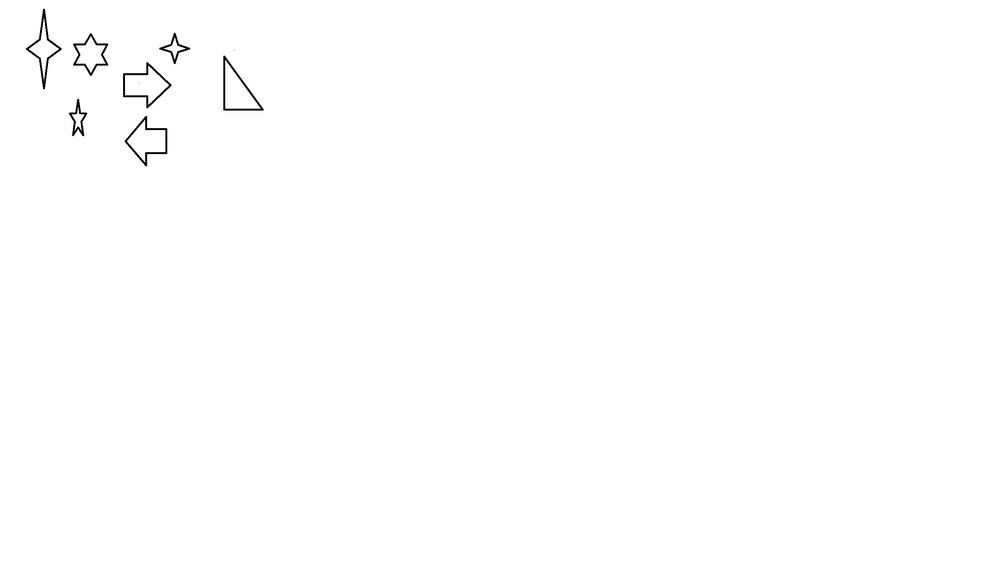
//> input picture opencv_cpp/23.jpg, 1000 x 582 px, shrunk from 2624 x 1526 before the run
$ ./最小外接圆   (built with g++ and OpenCV 4)
//> lines starting //> are read from the running program, lines starting //| are printed output that depends on the picture; after the words box and inside, x2 and y2 are one past the last pixel; in counts of white or black regions, pixels touching at a corner belong together
#include "opencv2/opencv.hpp"
#include<iostream>
using namespace std;
using namespace cv;

void main() {
	Mat srcImg = imread("E:\\Visual Studio 2010\\Projects\\opencv\\opencv\\23.jpg");
//> srcImg is the input picture: 582 rows x 1000 cols, CV_8UC3; min 0, max 255, mean 254.2
	imshow("src", srcImg);
	Mat dstImg = srcImg.clone();
	GaussianBlur(srcImg, srcImg, Size(3, 3), 0, 0);
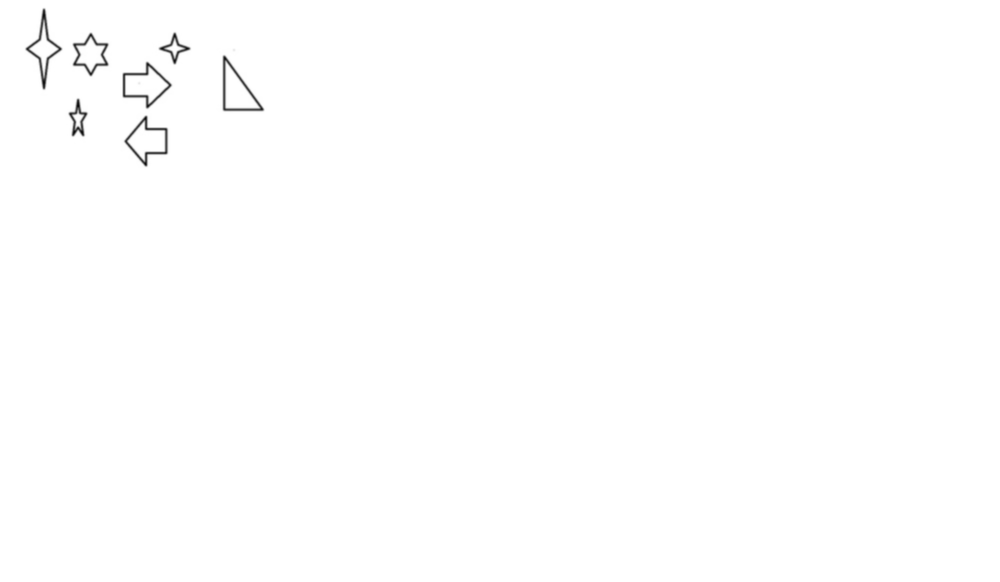
//> srcImg: 582 rows x 1000 cols, CV_8UC3; 1.41% of pixels changed, all inside (x1, y1, x2, y2) = (24, 7, 265, 169)
	cvtColor(srcImg, srcImg, CV_BGR2GRAY);
//> srcImg: 582 rows x 1000 cols, CV_8UC1
	Canny(srcImg, srcImg, 100, 200);
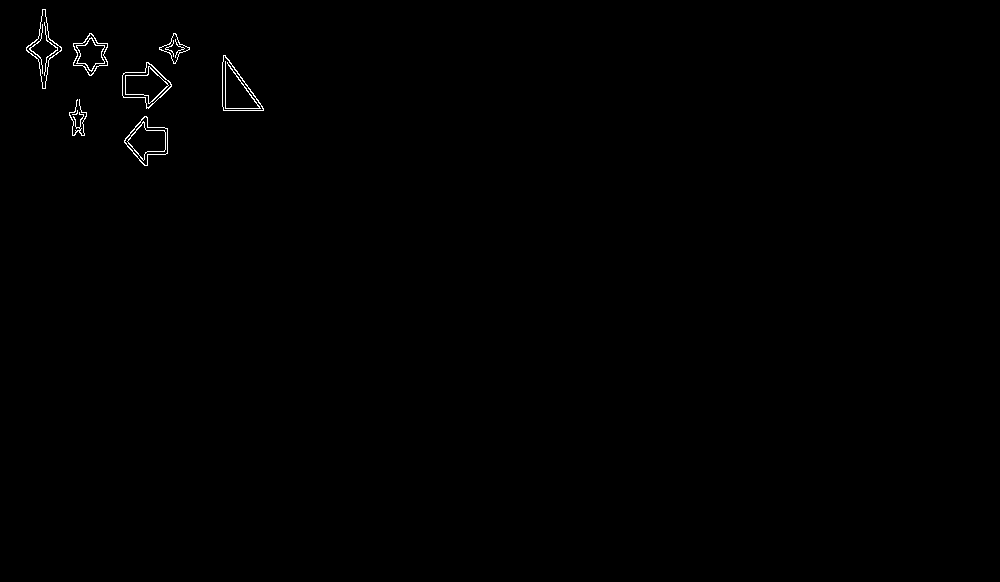
//> srcImg: 582 rows x 1000 cols, CV_8UC1; 0.33% white in thin lines or dots, all inside (x1, y1, x2, y2) = (26, 9, 264, 166)
	imshow("Canny", srcImg);

	//查找轮廓
	vector<vector<Point>> contours;
	vector<Vec4i> hierarcy;
	findContours(srcImg, contours, hierarcy, CV_RETR_TREE, CV_CHAIN_APPROX_NONE);
//> contours = 25 contours, 5 with area under 20; largest, box (x1, y1, x2, y2) and area: (122, 62, 172, 109) 1260, (222, 55, 264, 111) 1244, (122, 62, 172, 108) 1220, (222, 55, 264, 111) 1210, (124, 116, 168, 166) 1202
	cout << "num=" << contours.size() << endl;
//| num=25

	Point2f center;  //定义圆中心坐标
	float radius;  //定义圆半径
	for (int i = 0; i<contours.size(); i++)  //依次遍历每个轮廓
	{
		minEnclosingCircle(Mat(contours[i]), center, radius);
		drawContours(dstImg, contours, i, Scalar(0, 0, 255), 2, 8);
		circle(dstImg, center, radius, Scalar(0, 255, 0), 2, 8);  //绘制第i个轮廓的最小外接圆
	}
//> this loop made 25 passes
//> (center, radius) on passes 1 to 12: (Point(145.8, 140.5), 24.57), (Point(145.5, 140.5), 24.51), (Point(147, 140.5), 19.99), (Point(146.9, 140.5), 19.95), (Point(74.5, 112), 3.2), (Point(78, 117.5), 18.51), (Point(145.5, 85), 25.53), (Point(145.5, 85), 25.52), (Point(145.5, 84.5), 22.55), (Point(145.7, 84.5), 22.34), (Point(243, 82.5), 34), (Point(243, 82.5), 33.43)
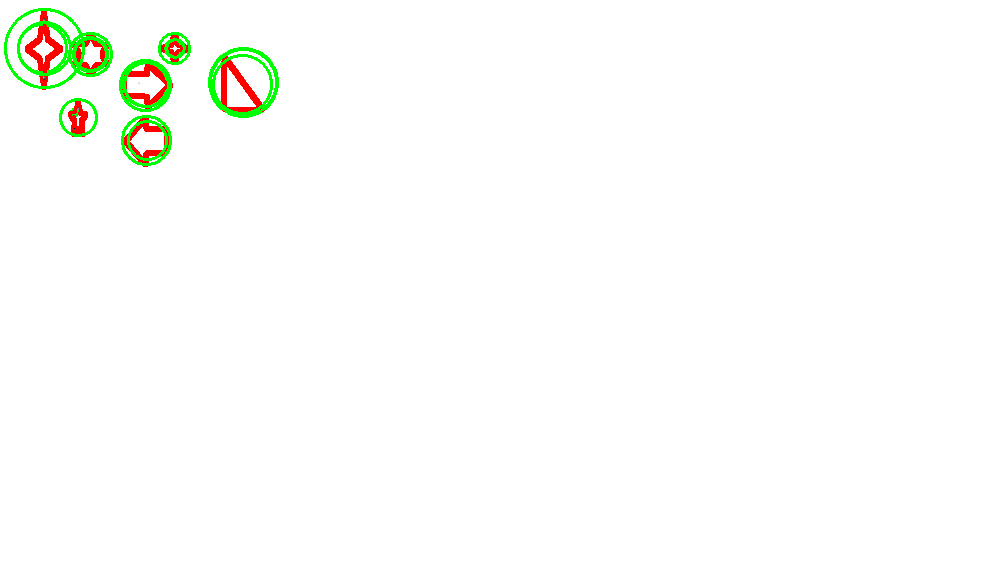
//> dstImg: 582 rows x 1000 cols, CV_8UC3; 1.68% of pixels changed, all inside (x1, y1, x2, y2) = (4, 8, 279, 167)
//> after the loop, radius = 26.5
	imshow("dst", dstImg);

	waitKey(0);
}

$ run again, with opencv_cpp/1.jpg copied over opencv_cpp/23.jpg
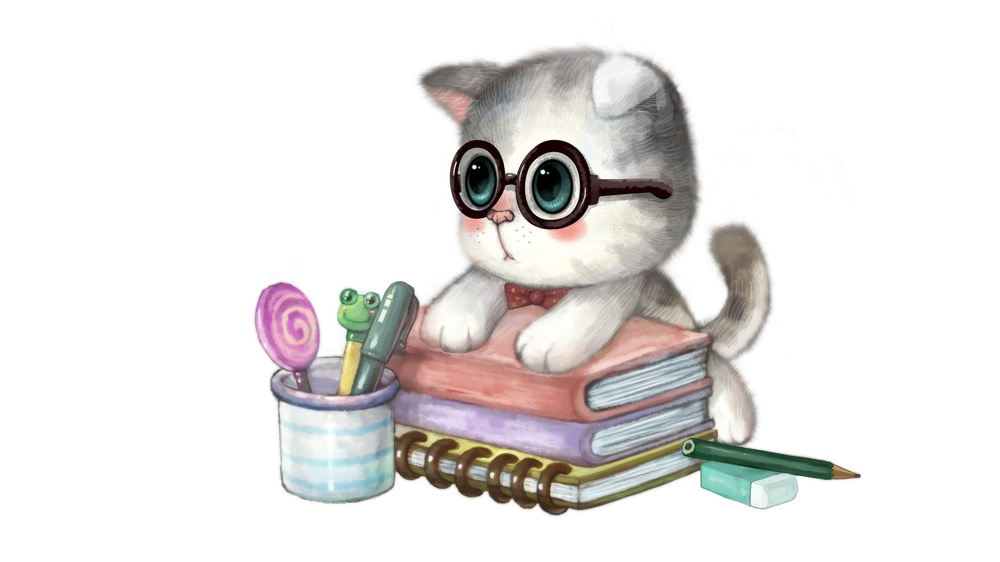
//> input picture opencv_cpp/1.jpg, 1000 x 562 px, shrunk from 1920 x 1080 before the run
//> srcImg is the input picture: 562 rows x 1000 cols, CV_8UC3; mean B, G, R 226.6, 227.8, 230.3
//> `Canny(srcImg, srcImg, 100, 200);`:
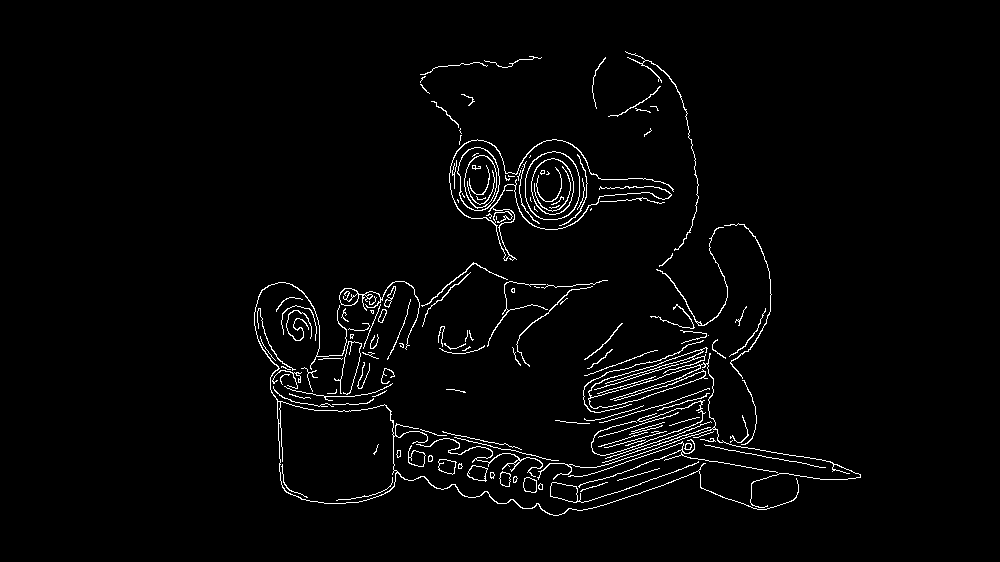
//> srcImg: 562 rows x 1000 cols, CV_8UC1; 2.5% white in thin lines or dots, all inside (x1, y1, x2, y2) = (254, 51, 861, 516)
//> contours = 193 contours, 135 with area under 20; largest, box (x1, y1, x2, y2) and area: (254, 282, 799, 516) 10511, (278, 401, 398, 504) 10238, (525, 151, 580, 220) 3034, (525, 151, 580, 220) 2989, (457, 147, 500, 211) 2082
//| num=193
//> the loop `for (int i = 0; i<contours.size(); i++)` made 193 passes
//> (center, radius) on passes 1 to 3: (Point(540.5, 486.2), 3.21), (Point(540.5, 486), 3.04), (Point(593.5, 486.5), 14.23)
//> after the loop `for (int i = 0; i<contours.size(); i++)`:
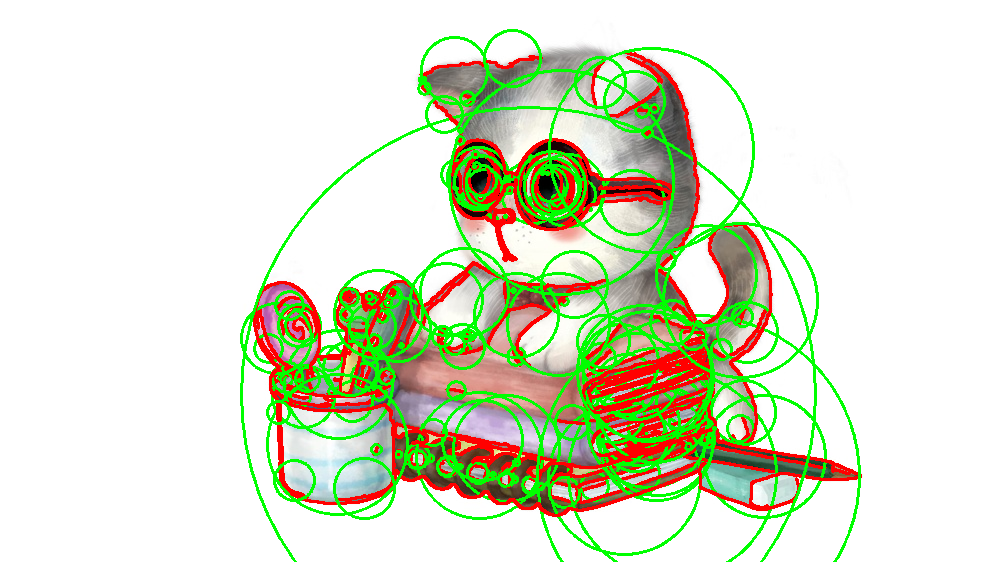
//> dstImg: 562 rows x 1000 cols, CV_8UC3; 14.74% of pixels changed, all inside (x1, y1, x2, y2) = (240, 29, 862, 562)
//> after the loop `for (int i = 0; i<contours.size(); i++)`: center = Point(651.1, 150.1); radius = 102.5
